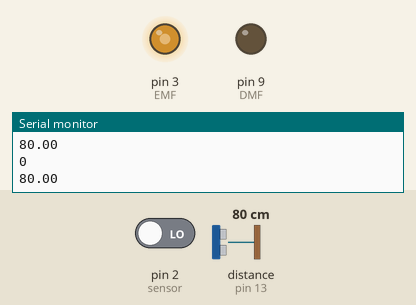
Bench run of a sketch on a simulated Arduino Uno, built with avr-gcc and run on an emulated ATmega328P. On the bench: output pins drawn as LEDs (lit = HIGH), the last lines printed to the serial monitor. Wiring (inferred from the names in the program): ultrasonic range finder: trigger pin 12; echo pin 13. The test bench sets the inputs (shaded band); at power-on: distance to the obstacle (sensor on pin 13) 80 cm, pin 2 (sensor) LOW. The echo pulse lasts 58.3 µs per cm; pins used as bus, display or sensor lines are not drawn.

Above: at 1.2 s.
1.3 s: distance to the obstacle (sensor on pin 13) set to 8 cm
4.2 s: distance to the obstacle (sensor on pin 13) set to 5 cm
At 8.2 s:
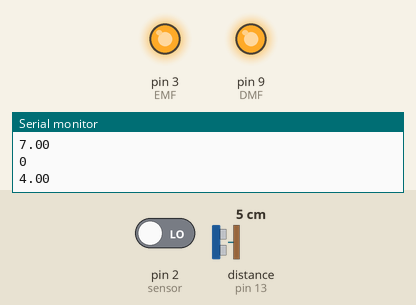
8.3 s: pin 2 (sensor) driven HIGH
16.5 s: distance to the obstacle (sensor on pin 13) set to 9 cm
At 17.4 s:
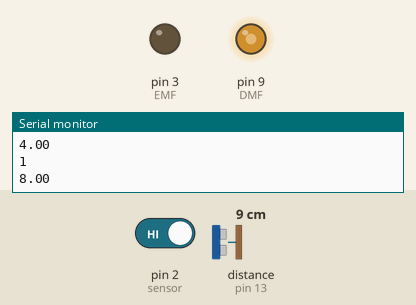
18.1 s: distance to the obstacle (sensor on pin 13) set to 2 cm
At 21.4 s:
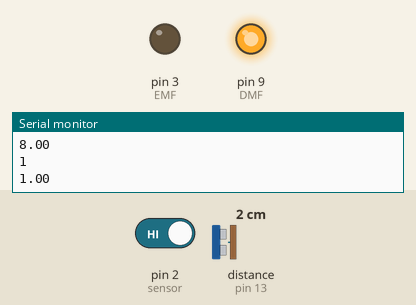
Timing chart, 0 to 23.2 s (numbered marks = the images above; inputs shaded):
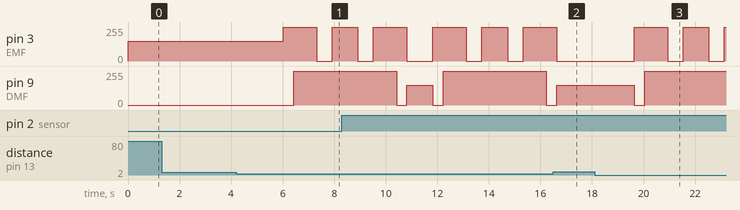

The sketch:

PROJETO_3.1.ino
```cpp
/*Projeto carrinho seguidor de linha*/
#include "Ultrasonic.h"//incluir o arquivo da lib

#define DMF 9// Pino do motor DC
#define EMF 3// Pino do motor DC
#define echoPin 13 //Pino 11 recebe o pulso do echo
#define trigPin 12 //Pino 12 envia o pulso para gerar o echo
#define sensor 2 //Pino do sensor

float distancia_cm; // para armazenar a distância em centímetros

Ultrasonic ultrasonic(12,13);


void MotorParar(){ // Função para parar o motor
  analogWrite(EMF, 0);
  analogWrite(DMF, 0);
  delay(5);
}

void Desviar(){ //Desviando do obstaculo
 digitalWrite(trigPin, LOW);
 delayMicroseconds(2);
 digitalWrite(trigPin, HIGH);
 delayMicroseconds(10);
 digitalWrite(trigPin, LOW);
 distancia_cm = (ultrasonic.Ranging(CM));
 Serial.println(distancia_cm);
 delay(1000);

  if(distancia_cm <= 5.00) //Se a leitura do sensor de proximidade menor que 5 centimetros
   {
    MotorParar();

    //Move para a Direita por 400 milissegundos

    analogWrite(EMF, 255);
    analogWrite(DMF,0);
    delay(400);

    //Move para Frente por 900 milissegundos

    analogWrite(EMF, 255);
    analogWrite(DMF, 255);
    delay(900);

    //Move para a Esquerda por 600 milissegundos

    analogWrite(EMF, 0);
    analogWrite(DMF, 255);
    delay(600);

    //Move para Frente por 1 segundo

    analogWrite(EMF, 255);
    analogWrite(DMF, 255);
    delay(1000);

    //Move para a Esquerda por 600 milissegundos

    analogWrite(EMF, 0);
    analogWrite(DMF, 255);
    delay(600);

    //Move para Frente por 900 milissegundos

    analogWrite(EMF, 255);
    analogWrite(DMF, 255);
    delay(900);

     //Move para a Direita por 400 milissegundos

    analogWrite(EMF, 255);
    analogWrite(DMF, 0);
    delay(400);
    }
}

void setup() {//definindo os pinos
  pinMode(EMF, OUTPUT);// define o pino 9 como saida
  pinMode(DMF, OUTPUT);// define o pino 3 como saida
  pinMode(echoPin, INPUT); // define o pino 11 como entrada (recebe)
  pinMode(trigPin, OUTPUT); // define o pino 12 como saida (envia)
  pinMode(sensor, INPUT); //define o pino 2 como entrada
  Serial.begin(9600);

}

void loop() {//Movendo o carrinho na linha

while(digitalRead(sensor)== 1){
analogWrite(EMF, 150);
analogWrite(DMF, 0);
Serial.println(digitalRead(sensor));
Desviar();
}
while(digitalRead(sensor)== 0){
analogWrite(EMF, 150);
analogWrite(DMF, 0);
Serial.println(digitalRead(sensor));
Desviar();
}

while(digitalRead(sensor)== 1){
analogWrite(DMF, 150);
analogWrite(EMF, 0);
Serial.println(digitalRead(sensor));
Desviar();
}

while(digitalRead(sensor)== 0){
analogWrite(DMF, 150);
analogWrite(EMF, 0);
Serial.println(digitalRead(sensor));
Desviar();
}

}
```

Ultrasonic.cpp
```cpp
/*
  Ultrasonic.cpp - Library for HC-SR04 Ultrasonic Ranging Module.library

  Created by ITead studio. Apr 20, 2010.
  iteadstudio.com
*/

//#include "WProgram.h"
#include "Ultrasonic.h"
#include <Arduino.h>
#include <inttypes.h>

Ultrasonic::Ultrasonic(int TP, int EP)
{
   pinMode(TP,OUTPUT);
   pinMode(EP,INPUT);
   Trig_pin=TP;
   Echo_pin=EP;
}

long Ultrasonic::Timing()
{
  digitalWrite(Trig_pin, LOW);
  delayMicroseconds(2);
  digitalWrite(Trig_pin, HIGH);
  delayMicroseconds(10);
  digitalWrite(Trig_pin, LOW);
  duration = pulseIn(Echo_pin,HIGH);
  return duration;
}

long Ultrasonic::Ranging(int sys)
{
  Timing();
  distacne_cm = duration /29 / 2 ;
  distance_inc = duration / 74 / 2;
  if (sys)
  return distacne_cm;
  else
  return distance_inc;
}
```

Ultrasonic.h
```cpp
/*
  Ultrasonic.h - Library for HR-SC04 Ultrasonic Ranging Module.
  Created by ITead studio. Alex, Apr 20, 2010.
  iteadstudio.com
*/


#ifndef Ultrasonic_h
#define Ultrasonic_h

//#include "WProgram.h"
#include <Arduino.h>
#include <inttypes.h>

#define CM 1
#define INC 0

class Ultrasonic
{
  public:
    Ultrasonic(int TP, int EP);
    long Timing();
    long Ranging(int sys);

    private:
    int Trig_pin;
    int Echo_pin;
    long  duration,distacne_cm,distance_inc;

};

#endif
```

Measured:
- the behaviour switches between 7 and 6 cm on distance to the obstacle (sensor on pin 13) (found by bisection; images 0 and 1)
- after the input at 4.2 s, pin 3 (EMF): 150/255 → 255/255 after 1.8 s, → 0/255 1.3 s later, → 255/255 0.60 s later; pin 9 (DMF): 0/255 → 255/255 after 2.2 s
- after the input at 16.5 s, pin 3 (EMF): goes on until 16.6 s, then stays 0/255; pin 9 (DMF): goes on until 16.6 s, then stays 150/255
- after the input at 18.1 s, pin 3 (EMF): goes 255/255 1.3 s, 0/255 0.60 s, 255/255 1.0 s, 0/255 0.60 s, then 255/255, starting after 1.5 s; pin 9 (DMF): 150/255 → 0/255 after 1.5 s, → 255/255 0.41 s later
